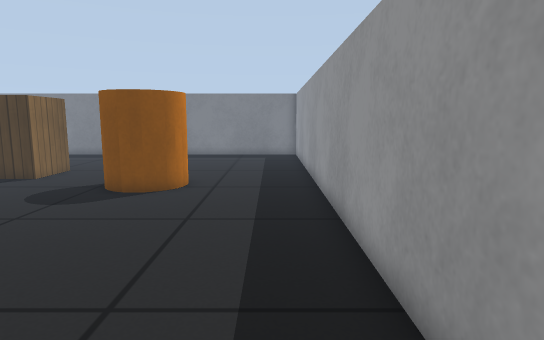
view 1 (above)

16 first-person views from a walk through a world built for the Gazebo simulator. The camera is 0.57 m above the floor, tilts 8° down and sees 75° across. The floor is counted in squares, 0.25 m on a side. Each view is taken from the middle of a square. On the plan, view 1 faces up. The plan holds only what a view shows up to about 20 squares ahead; the rest is blank. The robots in the file are not drawn. Simple patterns stand in for the simulator's built-in surfaces.

view 2
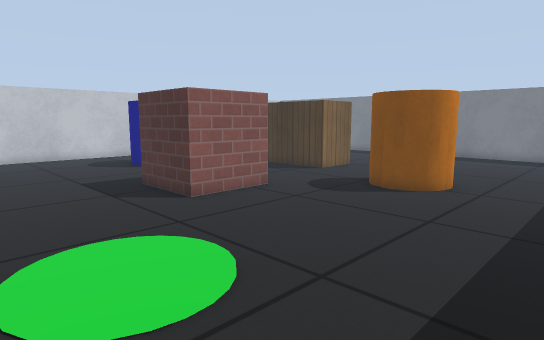

view 3
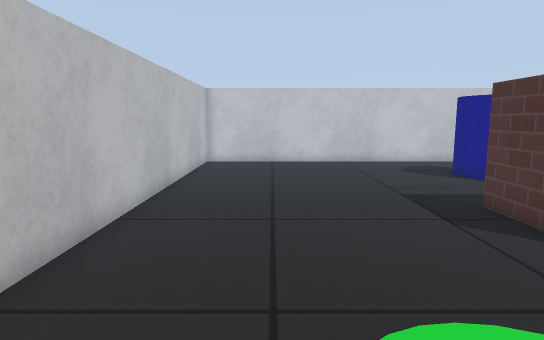

view 4
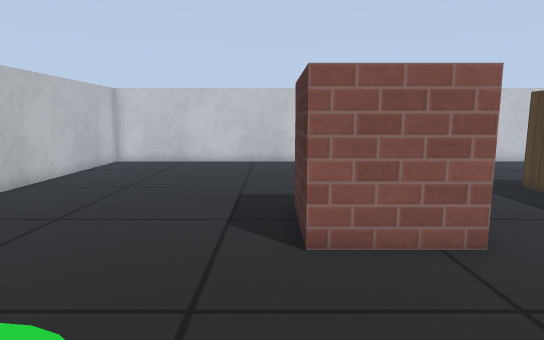

view 5
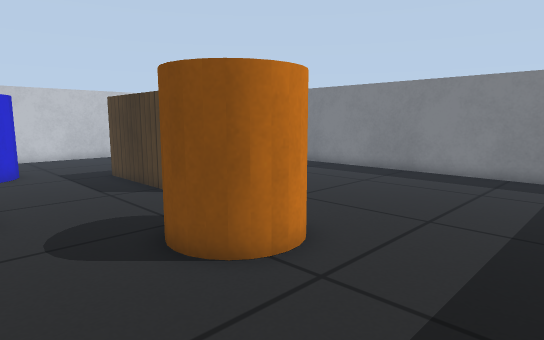

view 6
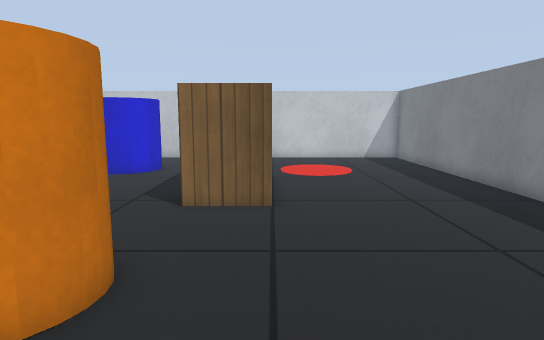

view 7
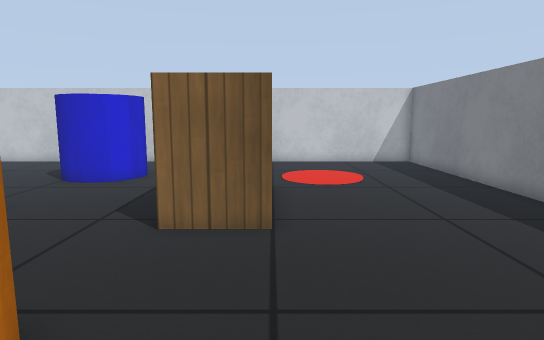

view 8
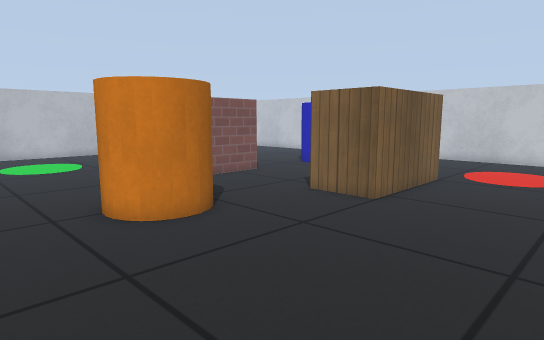

view 9
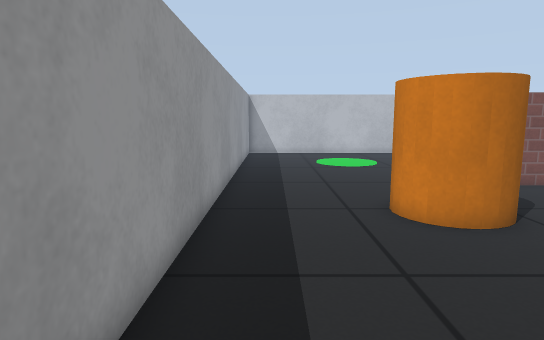

view 10
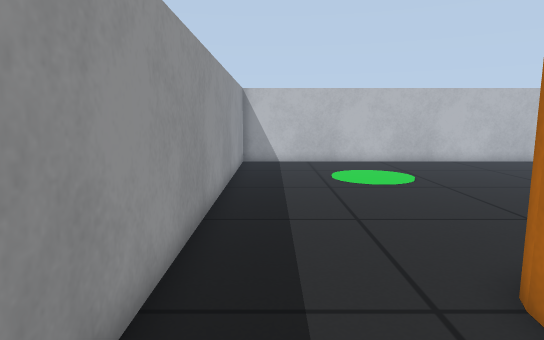

view 11
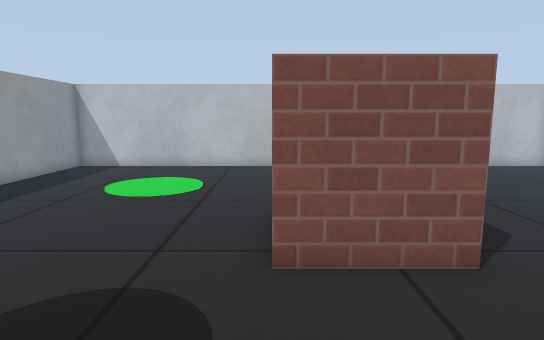

view 12
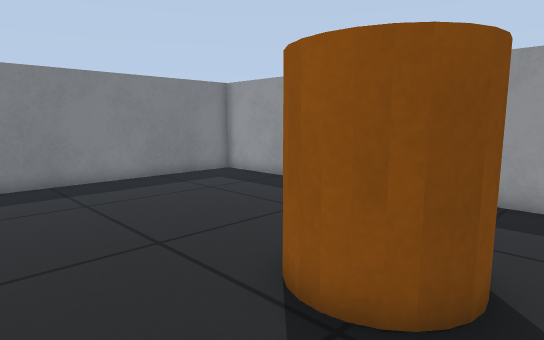

view 13
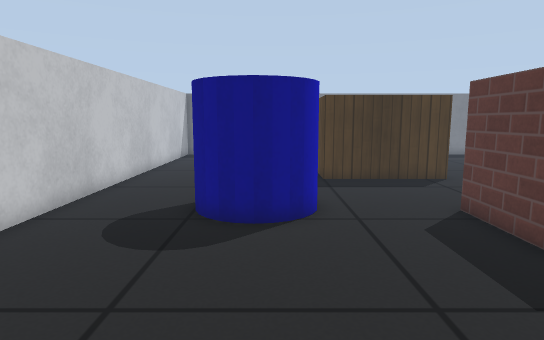

view 14
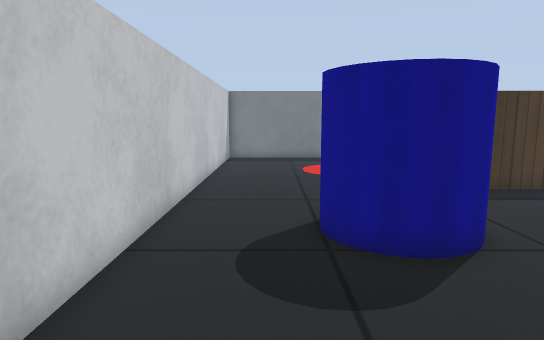

view 15
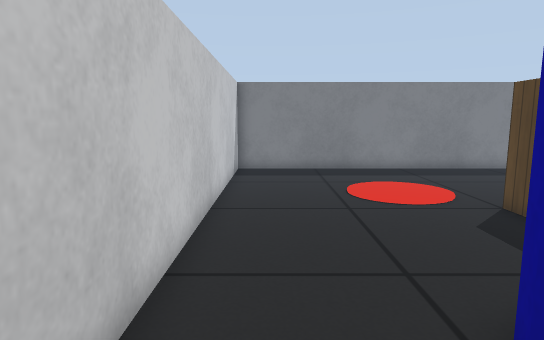

view 16
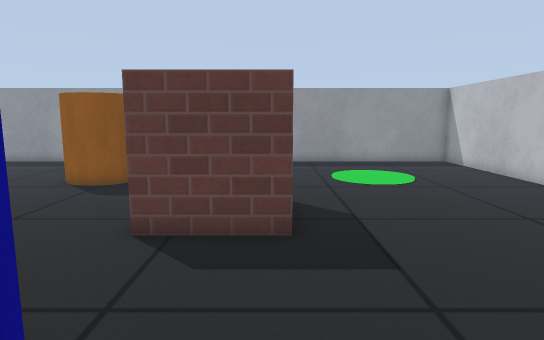

### Floor plan
Key: @ floor where view 1 was taken; # wall or solid block; . floor; B wooden box; P pillar; R brick box.
Columns run from 22 left of view 1 to 2 right of it. Each row starts with its distance up from view 1.
 24 #########################
 23 #.......................#
 22 #.......................#
 21 #.......................#
 20 #.......................#
 19 #..... .................#
 18 #....   ................#
 17 #..... .................#
 16 #.......BBBBBB..........#
 15 #.......B    B..........#
 14 #.......BBBBBB...PP.....#
 13 #...............PPPP....#
 12 #...............PP P....#
 11 #....PP..........PP.....#
 10 #...P PP................#
  9 #...P  P...RRRR.........#
  8 #...PPPP...R  R.........#
  7 #..........R  R.........#
  6 #..........RRRR.........#
  5 #.......................#
  4 #.......................#
  3 #................. .....#
  2 #................   ....#
  1 #................. .....#
  0 #.....................@.#
 -1 #.......................#
 -2 #.......................#
 -3 #.......................#
 -4 #########################

Where each view was taken, in squares from view 1:
view 1: 0 up, 0 right, facing up
view 2: 0 up, 1 right, facing up-left
view 3: 0 up, 2 left, facing left
view 4: 5 up, 2 left, facing left
view 5: 8 up, 1 right, facing up-left
view 6: 16 up, 0 right, facing left
view 7: 16 up, 2 left, facing left
view 8: 21 up, 0 right, facing down-left
view 9: 21 up, 0 right, facing down
view 10: 16 up, 0 right, facing down
view 11: 14 up, 8 left, facing down
view 12: 10 up, 9 left, facing up-right
view 13: 0 up, 16 left, facing up
view 14: 2 up, 19 left, facing up
view 15: 7 up, 20 left, facing up
view 16: 6 up, 18 left, facing right
